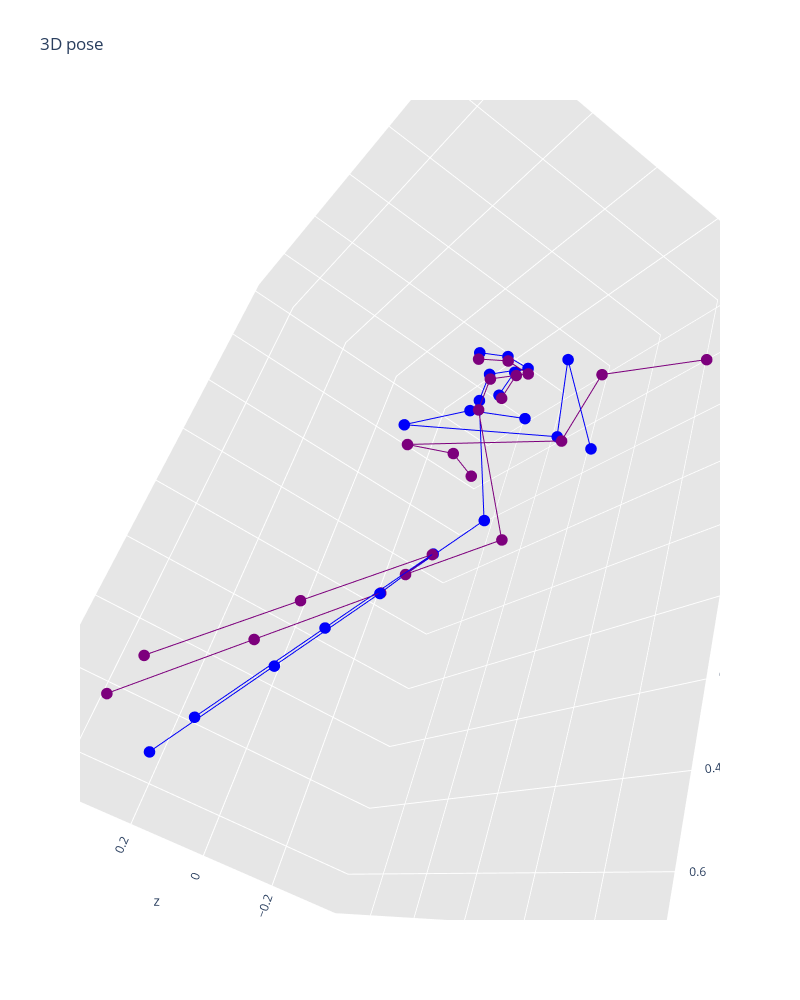

The notebook cell saved with this chart:
### Code cell
go.Figure(vs.plot([gt_pose, pred_pose]))

### Figure 1 — Plotly figure (JSON) as saved in the notebook; plotly's stock layout.template omitted (floating-point values rounded to 4 significant figures)
{"data": [{"line": {"color": "#0000FA", "width": 2}, "marker": {"color": "#0000FA", "size": 4}, "type": "scatter3d", "x": [0.07984, 0.183], "y": [-0.9018, -0.8932], "z": [-0.1837, -0.1242]}, {"line": {"color": "#0000FA", "width": 2}, "marker": {"color": "#0000FA", "size": 4}, "type": "scatter3d", "x": [0.07984, 0.1499], "y": [-0.9018, -0.9285], "z": [-0.1837, -0.1827]}, {"line": {"color": "#0000FA", "width": 2}, "marker": {"color": "#0000FA", "size": 4}, "type": "scatter3d", "x": [0.07984, 0.1215], "y": [-0.9018, -0.937], "z": [-0.1837, -0.1321]}, {"line": {"color": "#0000FA", "width": 2}, "marker": {"color": "#0000FA", "size": 4}, "type": "scatter3d", "x": [0.1499, 0.2221], "y": [-0.9285, -0.8815], "z": [-0.1827, -0.1936]}, {"line": {"color": "#0000FA", "width": 2}, "marker": {"color": "#0000FA", "size": 4}, "type": "scatter3d", "x": [0.1215, 0.1439], "y": [-0.937, -0.9049], "z": [-0.1321, -0.05474]}, {"line": {"color": "#0000FA", "width": 2}, "marker": {"color": "#0000FA", "size": 4}, "type": "scatter3d", "x": [0.183, 0.1653], "y": [-0.8932, -0.7633], "z": [-0.1242, -0.1123]}, {"line": {"color": "#0000FA", "width": 2}, "marker": {"color": "#0000FA", "size": 4}, "type": "scatter3d", "x": [0.02775, 0.2361], "y": [-0.689, -0.5855], "z": [-0.3054, 0.04608]}, {"line": {"color": "#0000FA", "width": 2}, "marker": {"color": "#0000FA", "size": 4}, "type": "scatter3d", "x": [0.02775, -0.2198], "y": [-0.689, -0.6997], "z": [-0.3054, -0.1246]}, {"line": {"color": "#0000FA", "width": 2}, "marker": {"color": "#0000FA", "size": 4}, "type": "scatter3d", "x": [-0.2198, -0.2589], "y": [-0.6997, -0.4443], "z": [-0.1246, -0.2292]}, {"line": {"color": "#0000FA", "width": 2}, "marker": {"color": "#0000FA", "size": 4}, "type": "scatter3d", "x": [0.2361, 0.2838], "y": [-0.5855, -0.817], "z": [0.04608, -0.1495]}, {"line": {"color": "#0000FA", "width": 2}, "marker": {"color": "#0000FA", "size": 4}, "type": "scatter3d", "x": [0.2838, 0.3453], "y": [-0.817, -0.9801], "z": [-0.1495, -0.367]}, {"line": {"color": "#0000FA", "width": 2}, "marker": {"color": "#0000FA", "size": 4}, "type": "scatter3d", "x": [0.1653, 0.0429], "y": [-0.7633, -0.3008], "z": [-0.1123, -0.176]}, {"line": {"color": "#0000FA", "width": 2}, "marker": {"color": "#0000FA", "size": 4}, "type": "scatter3d", "x": [0.0429, 0], "y": [-0.3008, 0], "z": [-0.176, 0]}, {"line": {"color": "#0000FA", "width": 2}, "marker": {"color": "#0000FA", "size": 4}, "type": "scatter3d", "x": [0, -0.1142], "y": [0, -0.01897], "z": [0, 0.004595]}, {"line": {"color": "#0000FA", "width": 2}, "marker": {"color": "#0000FA", "size": 4}, "type": "scatter3d", "x": [-0.1142, -0.1614], "y": [-0.01897, 0.3118], "z": [0.004595, 0.1981]}, {"line": {"color": "#0000FA", "width": 2}, "marker": {"color": "#0000FA", "size": 4}, "type": "scatter3d", "x": [-0.1614, -0.2057], "y": [0.3118, 0.6228], "z": [0.1981, 0.38]}, {"line": {"color": "#0000FA", "width": 2}, "marker": {"color": "#0000FA", "size": 4}, "type": "scatter3d", "x": [0, 0.1142], "y": [0, 0.01897], "z": [0, -0.004595]}, {"line": {"color": "#0000FA", "width": 2}, "marker": {"color": "#0000FA", "size": 4}, "type": "scatter3d", "x": [0.1142, 0.06701], "y": [0.01897, 0.3498], "z": [-0.004595, 0.1889]}, {"line": {"color": "#0000FA", "width": 2}, "marker": {"color": "#0000FA", "size": 4}, "type": "scatter3d", "x": [0.06701, 0.02266], "y": [0.3498, 0.6607], "z": [0.1889, 0.3708]}, {"line": {"color": "#7D007D", "width": 2}, "marker": {"color": "#7D007D", "size": 4}, "type": "scatter3d", "x": [0.04386, 0.15], "y": [-0.8461, -0.8464], "z": [-0.1703, -0.1157]}, {"line": {"color": "#7D007D", "width": 2}, "marker": {"color": "#7D007D", "size": 4}, "type": "scatter3d", "x": [0.04386, 0.1104], "y": [-0.8461, -0.8808], "z": [-0.1703, -0.1706]}, {"line": {"color": "#7D007D", "width": 2}, "marker": {"color": "#7D007D", "size": 4}, "type": "scatter3d", "x": [0.04386, 0.08357], "y": [-0.8461, -0.883], "z": [-0.1703, -0.1185]}, {"line": {"color": "#7D007D", "width": 2}, "marker": {"color": "#7D007D", "size": 4}, "type": "scatter3d", "x": [0.1104, 0.1868], "y": [-0.8808, -0.8433], "z": [-0.1706, -0.1872]}, {"line": {"color": "#7D007D", "width": 2}, "marker": {"color": "#7D007D", "size": 4}, "type": "scatter3d", "x": [0.08357, 0.1132], "y": [-0.883, -0.8495], "z": [-0.1185, -0.04414]}, {"line": {"color": "#7D007D", "width": 2}, "marker": {"color": "#7D007D", "size": 4}, "type": "scatter3d", "x": [0.15, 0.1479], "y": [-0.8464, -0.7149], "z": [-0.1157, -0.111]}, {"line": {"color": "#7D007D", "width": 2}, "marker": {"color": "#7D007D", "size": 4}, "type": "scatter3d", "x": [0.007106, 0.2216], "y": [-0.6651, -0.5187], "z": [-0.3095, 0.02239]}, {"line": {"color": "#7D007D", "width": 2}, "marker": {"color": "#7D007D", "size": 4}, "type": "scatter3d", "x": [0.007106, -0.2771], "y": [-0.6651, -0.6646], "z": [-0.3095, -0.194]}, {"line": {"color": "#7D007D", "width": 2}, "marker": {"color": "#7D007D", "size": 4}, "type": "scatter3d", "x": [-0.2771, -0.5391], "y": [-0.6646, -0.6195], "z": [-0.194, -0.2777]}, {"line": {"color": "#7D007D", "width": 2}, "marker": {"color": "#7D007D", "size": 4}, "type": "scatter3d", "x": [0.2216, 0.3633], "y": [-0.5187, -0.7002], "z": [0.02239, -0.1803]}, {"line": {"color": "#7D007D", "width": 2}, "marker": {"color": "#7D007D", "size": 4}, "type": "scatter3d", "x": [0.3633, 0.5505], "y": [-0.7002, -0.8135], "z": [-0.1803, -0.353]}, {"line": {"color": "#7D007D", "width": 2}, "marker": {"color": "#7D007D", "size": 4}, "type": "scatter3d", "x": [0.1479, 0.02471], "y": [-0.7149, -0.2637], "z": [-0.111, -0.2305]}, {"line": {"color": "#7D007D", "width": 2}, "marker": {"color": "#7D007D", "size": 4}, "type": "scatter3d", "x": [0.02471, 0], "y": [-0.2637, 0], "z": [-0.2305, 0]}, {"line": {"color": "#7D007D", "width": 2}, "marker": {"color": "#7D007D", "size": 4}, "type": "scatter3d", "x": [0, -0.1145], "y": [0, -0.0162], "z": [0, 0.006258]}, {"line": {"color": "#7D007D", "width": 2}, "marker": {"color": "#7D007D", "size": 4}, "type": "scatter3d", "x": [-0.1145, -0.1417], "y": [-0.0162, 0.2739], "z": [0.006258, 0.2597]}, {"line": {"color": "#7D007D", "width": 2}, "marker": {"color": "#7D007D", "size": 4}, "type": "scatter3d", "x": [-0.1417, -0.1673], "y": [0.2739, 0.5465], "z": [0.2597, 0.4979]}, {"line": {"color": "#7D007D", "width": 2}, "marker": {"color": "#7D007D", "size": 4}, "type": "scatter3d", "x": [0, 0.1145], "y": [0, 0.0162], "z": [0, -0.006258]}, {"line": {"color": "#7D007D", "width": 2}, "marker": {"color": "#7D007D", "size": 4}, "type": "scatter3d", "x": [0.1145, 0.08736], "y": [0.0162, 0.3063], "z": [-0.006258, 0.2472]}, {"line": {"color": "#7D007D", "width": 2}, "marker": {"color": "#7D007D", "size": 4}, "type": "scatter3d", "x": [0.08736, 0.06181], "y": [0.3063, 0.5789], "z": [0.2472, 0.4854]}], "layout": {"autosize": true, "height": 1000, "scene": {"aspectmode": "manual", "aspectratio": {"x": 1.09, "y": 1.462, "z": 0.8509}, "camera": {"eye": {"x": -1.743, "y": 1.071, "z": 0.71}, "up": {"x": 0, "y": 0, "z": 0}}, "xaxis": {"backgroundcolor": "rgb(230, 230,230)", "gridcolor": "rgb(255, 255, 255)", "showbackground": true, "zerolinecolor": "rgb(255, 255, 255)"}, "yaxis": {"backgroundcolor": "rgb(230, 230,230)", "gridcolor": "rgb(255, 255, 255)", "showbackground": true, "zerolinecolor": "rgb(255, 255, 255)"}, "zaxis": {"backgroundcolor": "rgb(230, 230,230)", "gridcolor": "rgb(255, 255, 255)", "showbackground": true, "zerolinecolor": "rgb(255, 255, 255)"}}, "showlegend": false, "title": {"text": "3D pose"}, "width": 800}}
